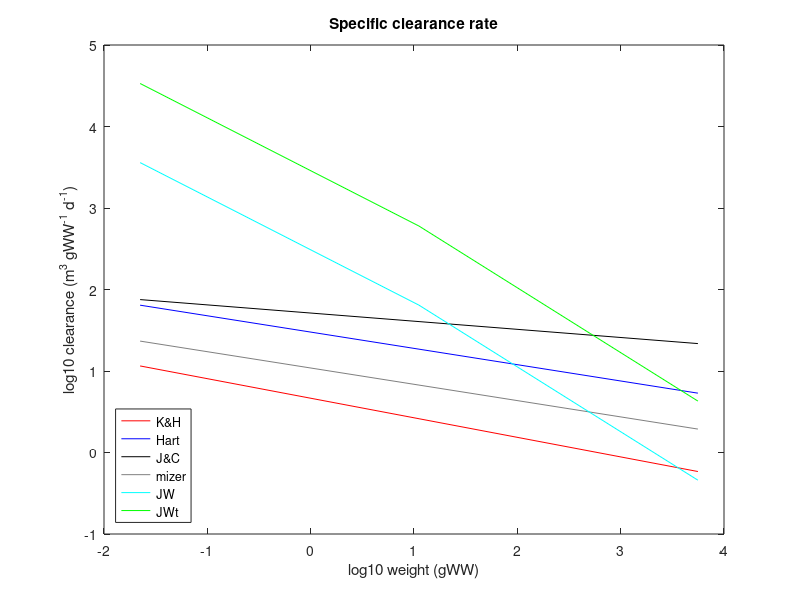
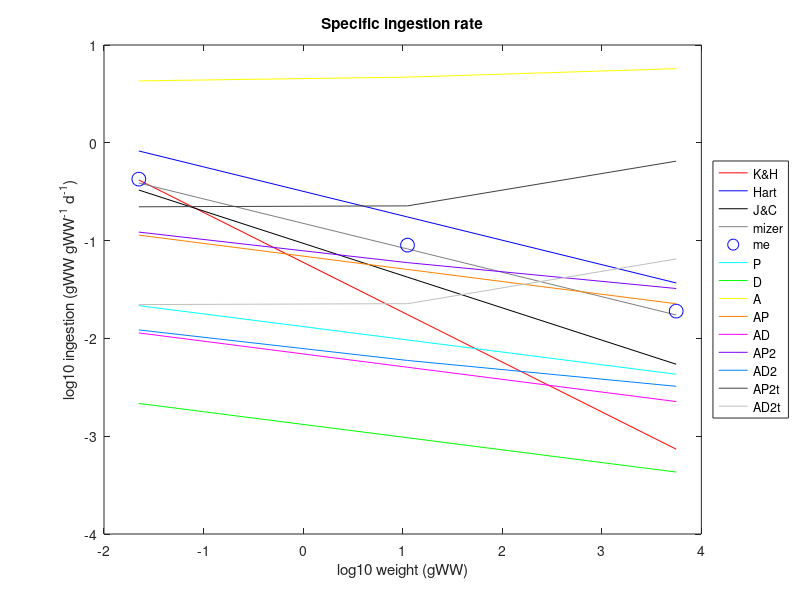
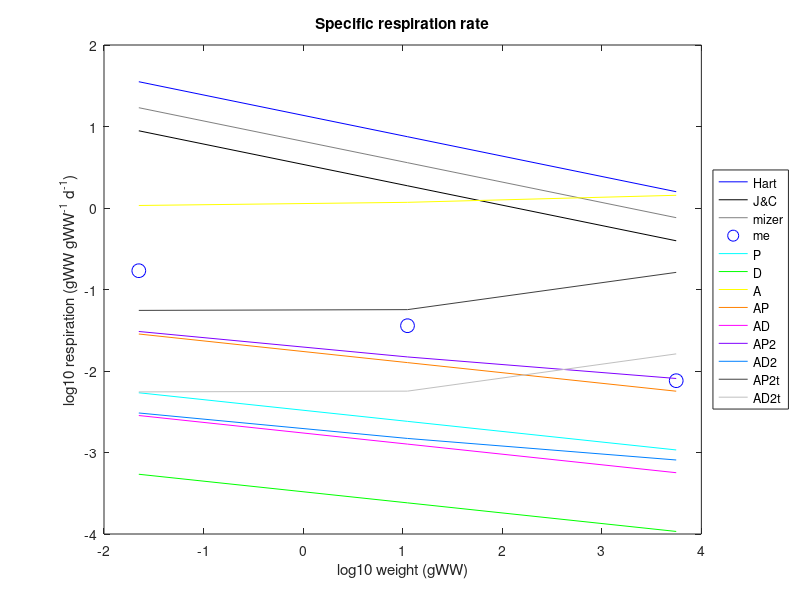
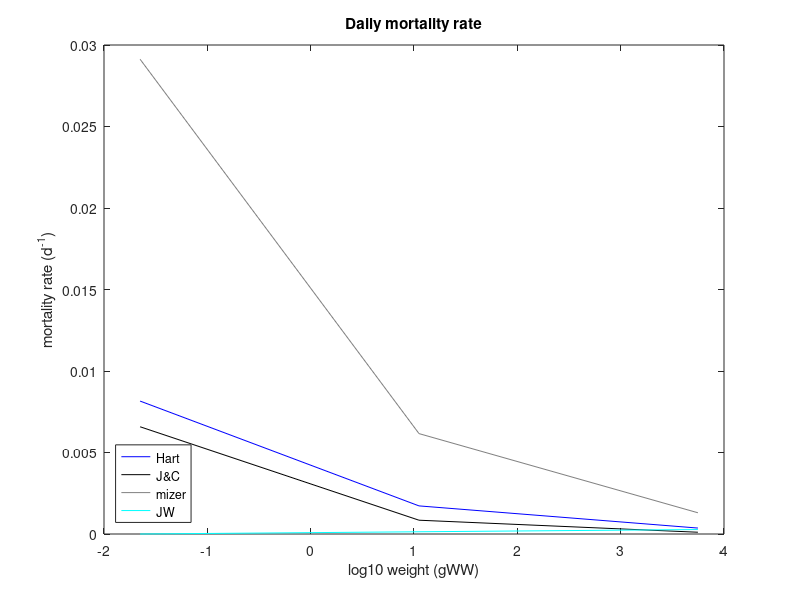

Reproduce these figures in MATLAB, in order.
% Compare diff Cmax, metab, A, ingest eqs

clear all
close all

%!Individual Mass (g)
M_s = 10^((log10(0.001)+log10(0.5))/2);
M_m = 10^((log10(0.5)+log10(250))/2);
M_l = 10^((log10(250)+log10(125000))/2);

%! Body lengths (mm)
% Convert from mm to cm and use their const coeff = 0.01g/cm3
L_s = 10.0 * (M_s/0.01)^(1/3); % small
L_m = 10.0 * (M_m/0.01)^(1/3); % medium
L_l = 10.0 * (M_l/0.01)^(1/3); % large

m=[M_s; M_m; M_l];
len=[L_s; L_m; L_l];

%Hartvig et al. constants
q=1-0.8;
h=85;
w=0.0025298;
gamma=0.8e4;
n=1-0.75;
p=1-0.75;
k=10;
u=0.84;

%mizer constants
h2=40;
gamma2=2.9e3;
k2=4.8;
u2=3;

%J&C 15 constants
Q=1-0.9;
H=25;
W=0.0025298;
G=1.37e4;
N=1-0.67;
K=2.5;
U=0.5;

prey=0:0.005:0.3;
temp=15;

%% Mortality
%Hartvig
Hu = exp(0.063*(temp-10.0)) .* (u.*m.^(-n))/365;

%mizer
Zu = exp(0.063*(temp-10.0)) .* (u2.*m.^(-n))/365;

%J&C
Ju = exp(0.063*(temp-10.0)) .* (U.*m.^(-N))/365;

%JW
Wu = [0; 0.05; 0.1] /365;
    
%AVL

%% Swim speed
U = ((3.9*m.^0.13)/100*60*60*24);
Ut = ((3.9*m.^0.13 * exp(0.149*temp)) /100*60*60*24);
	
%% Respiration
%Hartvig
Hmet = exp(0.063*(temp-10.0)) .* k.*m.^-p;

%mizer
Zmet = exp(0.063*(temp-10.0)) .* k2.*m.^-p;

%J&C
Jmet = exp(0.063*(temp-10.0)) .* K.*m.^-p;

%Me
Mcmax = exp(0.063*(temp-15.0)) .* (60.*m.^-n)/365;
Mmet = exp(0.063*(temp-15.0)) .* 0.4*Mcmax;

%JW
%Resting
WmetP = 0.0033*m.^-0.13;
WmetD = 0.00033*m.^-0.13;
%Active
WmetA = exp(0.03*(3.9*m.^0.13));
WmetAP = WmetP * 5.258;
WmetAD = WmetD * 5.258;
WmetAP2 = WmetP .* exp(0.03*(U*100/60/60/24)) * 5.258;
WmetAD2 = WmetD .* exp(0.03*(U*100/60/60/24)) * 5.258;
WmetAP2t = WmetP .* exp(0.03*(Ut*100/60/60/24)) * 5.258;
WmetAD2t = WmetD .* exp(0.03*(Ut*100/60/60/24)) * 5.258;
    
%AVL

%% Max ingestion
%Kiorboe & Hirst
Imax = exp(0.063*(temp-15.0)) .* 2.5 .* m.^(-0.51) .* 24e-3;

%Hartvig
Hcmax = exp(0.063*(temp-10.0)) .* (h.*m.^-n)/365;

%mizer
Zcmax = exp(0.063*(temp-10.0)) .* (h2.*m.^-n)/365;

%J&C
Jcmax = exp(0.063*(temp-10.0)) .* (H.*m.^-N)/365;

%Me
Mcmax = exp(0.063*(temp-15.0)) .* (60.*m.^-n)/365;

%JW
WcmaxP = (4*WmetP);
WcmaxD = (4*WmetD);
WcmaxA = (4*WmetA);
WcmaxAP = (4*WmetAP);
WcmaxAD = (4*WmetAD);
WcmaxAP2 = (4*WmetAP2);
WcmaxAD2 = (4*WmetAD2);
WcmaxAP2t = (4*WmetAP2t);
WcmaxAD2t = (4*WmetAD2t);

%AVL


%% Max clearance rate/search volume
%Kiorboe & Hirst = me
Fmax = exp(0.063*(temp-15.0)) .* 10^(3.24) .* m.^(-0.24) .* (24e-3/9);

%Hartvig
HA = exp(0.063*(temp-10.0)) .* (gamma*m.^-q)/365;

%mizer
ZA = exp(0.063*(temp-10.0)) .* (gamma2*m.^-q)/365;

%J&C
JA = exp(0.063*(temp-10.0)) .* (G*m.^-Q)/365;

%JW
Tu = [1.0;0.5;0.1];
WA = (U .* ((len./1000)*3) .* Tu) ./ m;
WAt = (Ut .* ((len./1000)*3) .* Tu) ./ m;

%AVL

%%
figure(1)
%subplot(2,2,1)
plot(log10(m),log10(Fmax),'r','MarkerSize',25); hold on;
plot(log10(m),log10(HA),'b','MarkerSize',25); hold on;
plot(log10(m),log10(JA),'k','MarkerSize',25); hold on;
plot(log10(m),log10(ZA),'color',[0.5 0.5 0.5],'MarkerSize',25); hold on;
plot(log10(m),log10(WA),'c','MarkerSize',25); hold on;
plot(log10(m),log10(WAt),'g','MarkerSize',25); hold on;
ylabel('log10 clearance (m^3 gWW^-^1 d^-^1)')
xlabel('log10 weight (gWW)')
legend('K&H','Hart','J&C','mizer','JW','JWt')
legend('location','southwest')
title('Specific clearance rate')
print('-dpng','Clearance_new_sizes_JW.png')

figure(2)
%subplot(2,2,1)
plot(log10(m),log10(Imax),'r','MarkerSize',25); hold on;
plot(log10(m),log10(Hcmax),'b','MarkerSize',25); hold on;
plot(log10(m),log10(Jcmax),'k','MarkerSize',25); hold on;
plot(log10(m),log10(Zcmax),'color',[0.5 0.5 0.5],'MarkerSize',25); hold on;
plot(log10(m),log10(Mcmax),'ob','MarkerSize',10); hold on;
plot(log10(m),log10(WcmaxP),'color',[0 1 1],'MarkerSize',25); hold on;
plot(log10(m),log10(WcmaxD),'color',[0 1 0],'MarkerSize',25); hold on;
plot(log10(m),log10(WcmaxA),'color',[1 1 0],'MarkerSize',25); hold on;
plot(log10(m),log10(WcmaxAP),'color',[1 0.5 0],'MarkerSize',25); hold on;
plot(log10(m),log10(WcmaxAD),'color',[1 0 1],'MarkerSize',25); hold on;
plot(log10(m),log10(WcmaxAP2),'color',[0.5 0 1],'MarkerSize',25); hold on;
plot(log10(m),log10(WcmaxAD2),'color',[0 0.5 1],'MarkerSize',25); hold on;
plot(log10(m),log10(WcmaxAP2t),'color',[0.25 0.25 0.25],'MarkerSize',25); hold on;
plot(log10(m),log10(WcmaxAD2t),'color',[0.75 0.75 0.75],'MarkerSize',25); hold on;
ylabel('log10 ingestion (gWW gWW^-^1 d^-^1)')
xlabel('log10 weight (gWW)')
legend('K&H','Hart','J&C','mizer','me','P','D','A','AP','AD','AP2','AD2',...
    'AP2t','AD2t')
legend('location','eastoutside')
title('Specific ingestion rate')
print('-dpng','Ingestion_new_sizes_JW.png')

figure(3)
%subplot(2,2,1)
plot(log10(m),log10(Hmet),'b','MarkerSize',25); hold on;
plot(log10(m),log10(Jmet),'k','MarkerSize',25); hold on;
plot(log10(m),log10(Zmet),'color',[0.5 0.5 0.5],'MarkerSize',25); hold on;
plot(log10(m),log10(Mmet),'ob','MarkerSize',10); hold on;
plot(log10(m),log10(WmetP),'color',[0 1 1],'MarkerSize',25); hold on;
plot(log10(m),log10(WmetD),'color',[0 1 0],'MarkerSize',25); hold on;
plot(log10(m),log10(WmetA),'color',[1 1 0],'MarkerSize',25); hold on;
plot(log10(m),log10(WmetAP),'color',[1 0.5 0],'MarkerSize',25); hold on;
plot(log10(m),log10(WmetAD),'color',[1 0 1],'MarkerSize',25); hold on;
plot(log10(m),log10(WmetAP2),'color',[0.5 0 1],'MarkerSize',25); hold on;
plot(log10(m),log10(WmetAD2),'color',[0 0.5 1],'MarkerSize',25); hold on;
plot(log10(m),log10(WmetAP2t),'color',[0.25 0.25 0.25],'MarkerSize',25); hold on;
plot(log10(m),log10(WmetAD2t),'color',[0.75 0.75 0.75],'MarkerSize',25); hold on;
ylabel('log10 respiration (gWW gWW^-^1 d^-^1)')
xlabel('log10 weight (gWW)')
legend('Hart','J&C','mizer','me','P','D','A','AP','AD','AP2','AD2',...
    'AP2t','AD2t')
legend('location','eastoutside')
title('Specific respiration rate')
print('-dpng','Respiration_new_sizes_JW.png')

figure(4)
plot(log10(m),(Hu),'b','MarkerSize',25); hold on;
plot(log10(m),(Ju),'k','MarkerSize',25); hold on;
plot(log10(m),(Zu),'color',[0.5 0.5 0.5],'MarkerSize',25); hold on;
plot(log10(m),(Wu),'c','MarkerSize',25); hold on;
ylabel('mortality rate (d^-^1)')
xlabel('log10 weight (gWW)')
legend('Hart','J&C','mizer','JW')
legend('location','southwest')
title('Daily mortality rate')
print('-dpng','Mortality_new_sizes_JW.png')


